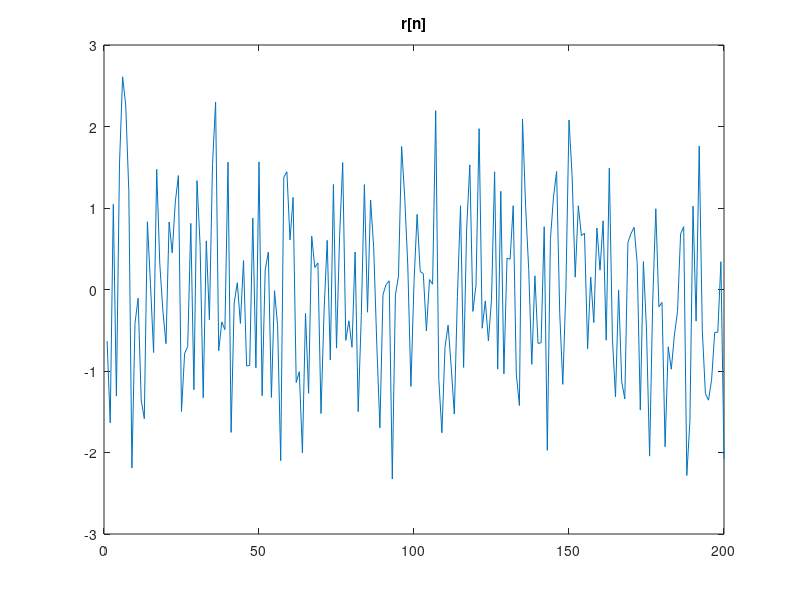
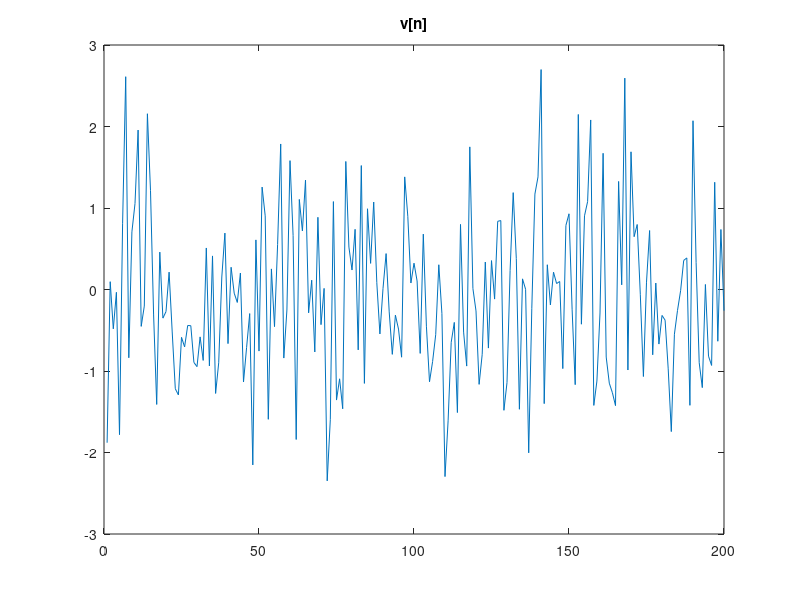
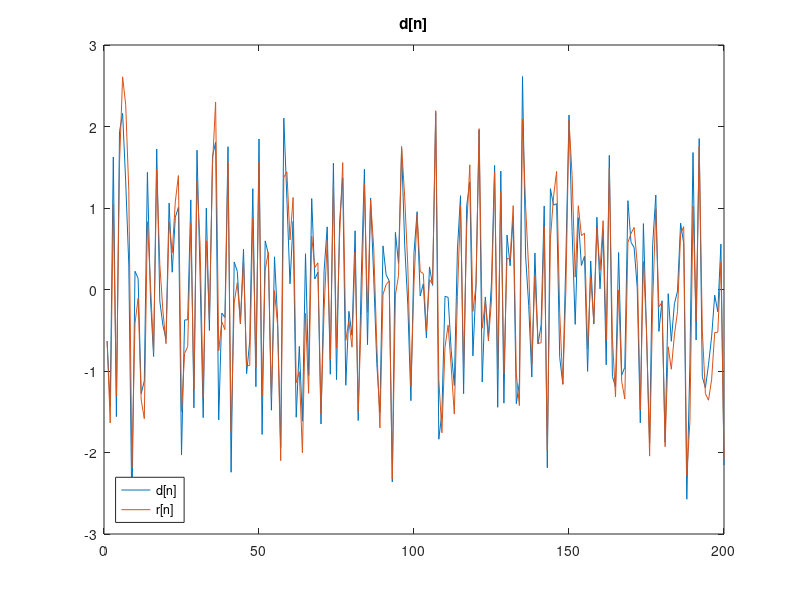
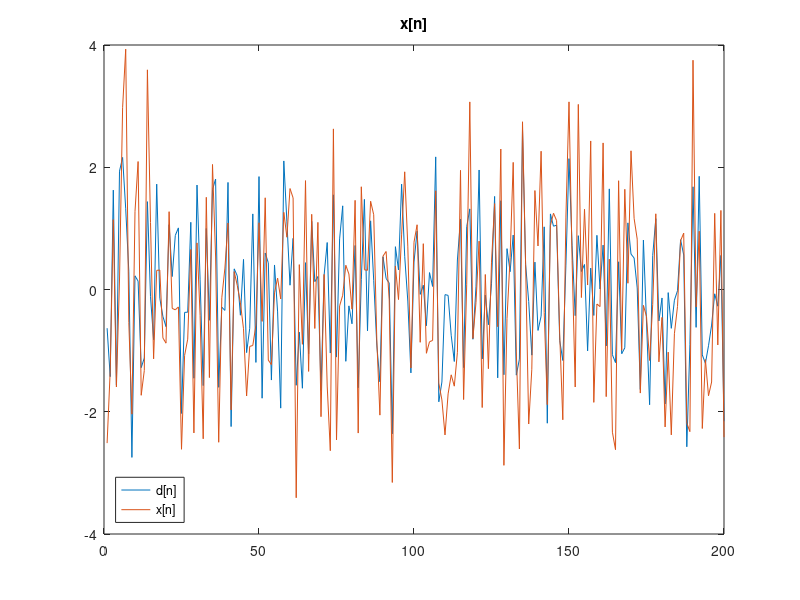

The MATLAB source for these figures, in order:
%ECE 418 Project 2
%Jonathan Perthel
close all

%Step 1
mu = 0;
sigma = 1;
r = normrnd(mu, sigma, [1 200]);
v = normrnd(mu, sigma, [1 200]);
figure()
plot(r)
title('r[n]')
figure()
plot(v)
title('v[n]')


%Step 2: ARMA filter
d = filter([1 -(1/2)], [1 -(1/6)], r);
size(d)
figure()
plot(d)
hold on 
plot(r)
legend({'d[n]','r[n]'},'Location','southwest')
title('d[n]')

%Step 3: x[n]
x = d + v;
figure()
plot(d)
hold on
plot(x)
legend({'d[n]','x[n]'},'Location','southwest')
title('x[n]')

%Step 4: Autocorrelations
maxLag = 20
[r_x, lagx] = xcorr(x, maxLag, 'normalized');
[r_v, lagv] = xcorr(v, maxLag, 'normalized');
figure()
stem(lagx, r_x)
title('x(k) Autocorrelation')
figure()
stem(lagv, r_v)
title('v(k) Autocorrelation')



%Step 5: Rx matrix
rx1 =[r_x(21) r_x(22) r_x(23) r_x(24) r_x(25)]; 
rx2 =[r_x(20) r_x(21) r_x(22) r_x(23) r_x(24)]; 
rx3 =[r_x(19) r_x(20) r_x(21) r_x(22) r_x(23)]; 
rx4 =[r_x(18) r_x(19) r_x(20) r_x(21) r_x(22)]; 
rx5 =[r_x(17) r_x(18) r_x(19) r_x(20) r_x(21)];
size(rx1)

Rx = [rx1; rx2; rx3; rx4; rx5]


%Step 6: Wiener-Hopf Equation
rdx = xcorr(d, x, maxLag, 'normalized')
rdx = transpose(rdx(21:25))
w = inv(Rx)*rdx

%Step 7: Filter x(n) by w(z)
size(x)
hatd = filter(w, 1, x);
figure()
plot(hatd)
hold on
plot(d)
hold on
plot(x)
legend({'dhat','d[n]', 'x[n]'},'Location','southwest')
title('dhat')

%Step 8: mean square error
errdx = immse(d, x)
errdhat = immse(d, hatd)

%Step 9: Wiener Filter With order 20
%need 21x21 Rx
Rx = toeplitz(r_x(21:41));
rdx = xcorr(d, x, maxLag, 'normalized');
rdx = transpose(rdx(21:41));
w = inv(Rx)*rdx;
hatd = filter(w, 1, x);

figure()
plot(hatd)
hold on
plot(d)
hold on
plot(x)
legend({'dhat','d[n]', 'x[n]'},'Location','southwest')
title('dhat with Wiener Filter Order 20')

errdx = immse(d, x)
errdhat = immse(d, hatd)

%Step 10: Set d[n] to be 10*sin(n/30)
n = [1:200];
d = 10*sin(n/30);
x = d + v;
figure()
plot(d)
hold on
plot(x)
legend({'d[n]','x[n]'},'Location','southwest')
title('x[n]')

%Autocorreleations
maxLag = 20
[r_x, lagx] = xcorr(x, maxLag, 'normalized');
[r_v, lagv] = xcorr(v, maxLag, 'normalized');
figure()
stem(lagx, r_x)
title('x(k) Autocorrelation')
figure()
stem(lagv, r_v)
title('v(k) Autocorrelation')

%Calculate Rx, and apply wiener filter
Rx = toeplitz(r_x(21:41));
rdx = xcorr(d, x, maxLag, 'normalized');
rdx = transpose(rdx(21:41))
w = inv(Rx)*rdx
hatd = filter(w, 1, x);

figure()
plot(hatd)
hold on
plot(d)
hold on
plot(x)
legend({'dhat','d[n]', 'x[n]'},'Location','southwest')
title('dhat with Wiener Filter Order 20')

%Mean Square error
errdx = immse(d, x)
errdhat = immse(d, hatd)





